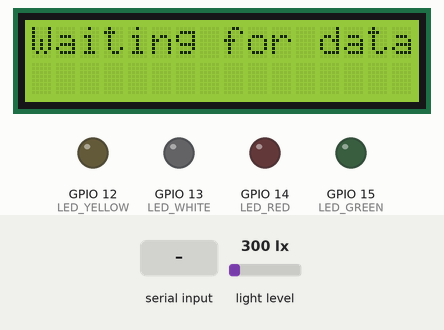
Bench run of a sketch on a simulated ESP8266 (Wemos D1 mini). Shown: 16×2 character LCD, output pins drawn as LEDs (lit = HIGH). The test bench sets the inputs (shaded band); at power-on: light level 300 lx. WiFi joins after 1.5 s; servers stay silent unless stated; what the sketch prints to the serial monitor is not drawn.

Above: at 2.8 s.
2.9 s: "1:90\n" received over the second serial link
At 4.1 s:
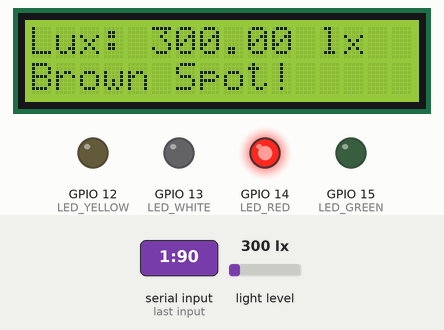
4.4 s: "0\n" received over the second serial link
At 7.1 s:
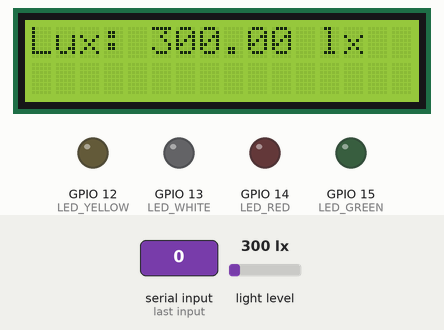
7.4 s: "90:45\n" received over the second serial link
At 9.6 s:
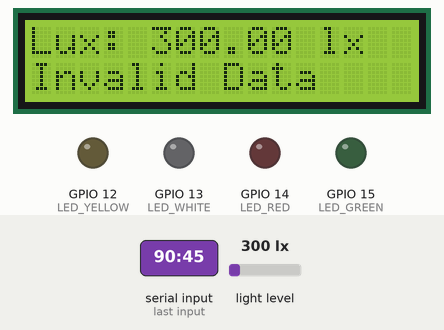
10.4 s: "1\n" received over the second serial link
At 12.8 s:
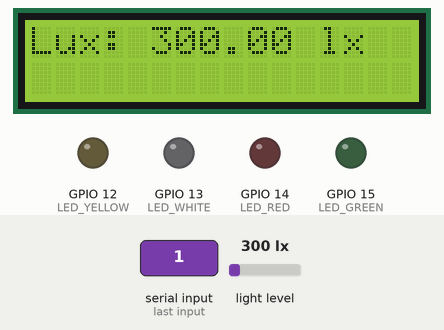
13.4 s: "30:150\n" received over the second serial link
At 16.2 s:
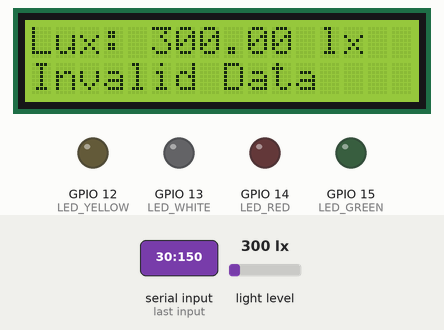
Timing chart, 0 to 17.4 s (numbered marks = the images above; inputs shaded):
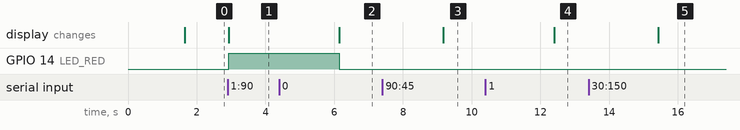

The sketch:

for-Wemos.ino
```cpp
#include <Wire.h>
#include <LiquidCrystal_I2C.h>
#include <BH1750.h>
#include <SoftwareSerial.h>

#include <ESP8266WiFi.h>
#include <ESP8266HTTPClient.h>

// WiFi credentials-----------------------
const char* ssid = "xxx"; // adjust
const char* password = "123"; // here too

// httpsPort n host
const char* host = "script.google.com";
const int httpsPort = 443;

WiFiClientSecure client;  // Create a WiFi client object

String GAS_ID = "xxx"; // adjust

#define I2C_ADDR 0x3F
LiquidCrystal_I2C lcd(I2C_ADDR, 16, 2);
BH1750 lightMeter;  // Object light sensor
SoftwareSerial espSerial(4, 5); // RX, TX (ex D5 = GPIO14, D6 = GPIO12)

// Def pin for LED
#define LED_GREEN  15   // GPIO2  -> Healthy Leaf
#define LED_RED    14  // GPIO14 -> Brown Spot
#define LED_YELLOW 12  // GPIO12 -> Tungro
#define LED_WHITE  13  // GPIO13 -> Blight

// Light range needed
#define MIN_LIGHT 80   // Min lux
#define MAX_LIGHT 90000  // Max

void connectToWiFi(){
  WiFi.begin(ssid, password);
  unsigned long startAttemptTime = millis();

  while (WiFi.status() != WL_CONNECTED && millis() - startAttemptTime < 10000) {
    delay(500);
    Serial.println("Connecting to WiFi...");
  }

  if (WiFi.status() == WL_CONNECTED) {
    Serial.println("Connected to WiFi");
  } else {
    Serial.println("WiFi connection failed. Continuing without internet.");
  }
}

void sendData(int result, float confidence) {
  if (WiFi.status() != WL_CONNECTED) {
    Serial.println("WiFi not connected. Skipping data send.");
    return;
  }

  Serial.print("connecting to ");
  Serial.println(host);
  if (!client.connect(host, httpsPort)) {
    Serial.println("connection failed");
    return;
  }

  String resString = String(result);
  String confString = String(confidence, 2);

  String url = "/macros/s/" + GAS_ID + "/exec?Result=" + resString + "&Confidence=" + confString;
  Serial.print("requesting URL: ");
  Serial.println(url);

  client.print(String("GET ") + url + " HTTP/1.1\r\n" +
               "Host: " + host + "\r\n" +
               "User-Agent: ESP8266Client\r\n" +
               "Connection: close\r\n\r\n");

  Serial.println("request sent");
}

void setup() {
    Serial.begin(115200); // UART for general comms
    Serial.flush();
    espSerial.begin(115200); // comms w ESP32
    Wire.begin(2, 0); // using GPIO2 (D4) as SDA n GPIO0 (D3) as SCL

    connectToWiFi();
    client.setInsecure();

    // Init LCD
    lcd.init();
    lcd.begin(16, 2);
    lcd.backlight();

    // Init BH1750
    if (!lightMeter.begin(BH1750::CONTINUOUS_HIGH_RES_MODE)) {
        Serial.println("BH1750 Error, check connection!");
        while (1);
    }

    // Inist LED as output
    pinMode(LED_GREEN, OUTPUT);
    pinMode(LED_RED, OUTPUT);
    pinMode(LED_YELLOW, OUTPUT);
    pinMode(LED_WHITE, OUTPUT);

    // Turn all LED off
    digitalWrite(LED_GREEN, LOW);
    digitalWrite(LED_RED, LOW);
    digitalWrite(LED_YELLOW, LOW);
    digitalWrite(LED_WHITE, LOW);

    // display initial message
    lcd.setCursor(0, 0);
    lcd.print("Waiting for data...");
}

void loop() {
  if (espSerial.available()) {
    // === READ LUX WHEN PERFORMING DETECTION ===
    float lux = lightMeter.readLightLevel();
    Serial.print("Light Intensity: ");
    Serial.print(lux);
    Serial.println(" lux");

    // Reset LCD disp
    lcd.clear();
    lcd.setCursor(0, 0);
    lcd.print("Lux: ");
    lcd.print(lux);
    lcd.print(" lx");

    // Check if there is sufficient light
    if (lux < MIN_LIGHT || lux > MAX_LIGHT) {
        Serial.println("Not enough light, waiting...");
        lcd.setCursor(0, 1);
        lcd.print("Not enough light...");
        delay(3000);  // Wait before continuing detection
        return;
    }

    // Turn off all LEDs
    digitalWrite(LED_GREEN, LOW);
    digitalWrite(LED_RED, LOW);
    digitalWrite(LED_YELLOW, LOW);
    digitalWrite(LED_WHITE, LOW);

    // === READ DATA FROM ESP32-CAM ===
    String data = espSerial.readStringUntil('\n');
    data.trim();
    Serial.print("Raw data: ");
    Serial.println(data);

    int separatorIndex = data.indexOf(':');
    if (separatorIndex > 0) {
        int result = data.substring(0, separatorIndex).toInt();
        float confidence = data.substring(separatorIndex + 1).toFloat();

        Serial.print("Parsed result: ");
        Serial.println(result);
        Serial.print("Parsed confidence: ");
        Serial.println(confidence);

        // Display detection results on the LCD
        //lcd.clear();
        lcd.setCursor(0, 0);

        if (result == 0) {
            lcd.setCursor(0, 1);
            lcd.print("Healthy Plants");
            digitalWrite(LED_GREEN, HIGH);
        } else if (result == 1) {
            lcd.setCursor(0, 1);
            lcd.print("Brown Spot!");
            digitalWrite(LED_RED, HIGH);
        } else if (result == 2) {
            lcd.setCursor(0, 1);
            lcd.print("Tungro!");
            digitalWrite(LED_YELLOW, HIGH);
        } else if (result == 3) {
            lcd.setCursor(0, 1);
            lcd.print("Blight!");
            digitalWrite(LED_WHITE, HIGH);
        } else {
            lcd.setCursor(0, 1);
            lcd.print("Invalid Data");
        }

        sendData(result, confidence);
    } else {
        Serial.println("Invalid data format.");
    }

    delay(3000); // Wait x seconds before reading new data
  }
}
```

Measured:
- after the input at 2.9 s, GPIO 14 (LED_RED): LOW → HIGH at once; the display: changes at once (image 1)
- after the input at 4.4 s, GPIO 14 (LED_RED): HIGH → LOW after 1.7 s; the display: changes after 1.7 s (image 2)
- after the input at 7.4 s, the display: changes after 1.8 s (image 3)
- after the input at 10.4 s, the display: changes after 2.0 s (image 4)
- after the input at 13.4 s, the display: changes after 2.0 s (image 5)
